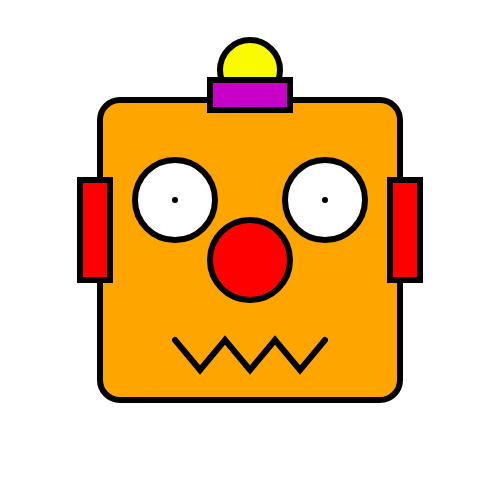
Frame 1 (no input)
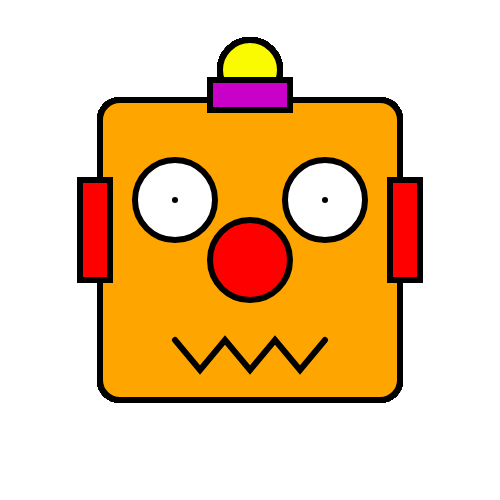
Frame 60 (no input)
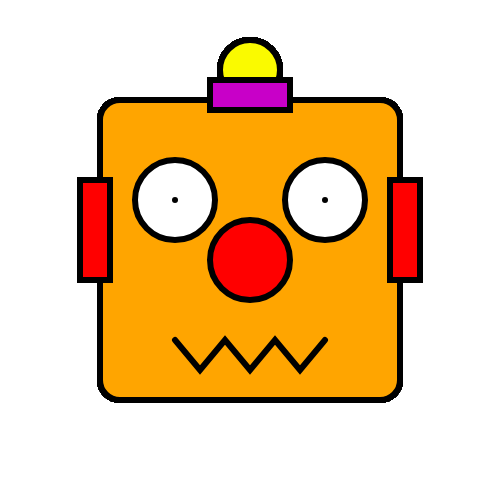
Frame 120 (the mouse pressed at the canvas centre since frame 60)

The p5.js sketch that drew these frames (run headless with seeded random() and noise() and a simulated clock; from frame 60 on, the mouse is pressed at the canvas centre):

// p5.js sketch
// ── sketch.js
function setup()
{
	//create a canvas for the robot
	createCanvas(500, 500);
}

function draw()
{
	strokeWeight(6);

	//robots head
	fill(255,165,0)
	rect(100, 100, 300, 300, 20);


	//robots antenna
	fill(250, 250, 0);
	ellipse(250, 70, 60, 60);

	fill(200, 0, 200);
	rect(210, 80, 80, 30);

	//robots eyes
	fill(255);
	ellipse(175, 200, 80, 80);
	point(175, 200);
	ellipse(325, 200, 80, 80);
	point(325, 200);


	//robots nose
	fill(255, 0, 0);
	// triangle(250, 220, 200, 300, 300, 300);
	ellipse(250,260,80,80);

	//robots ears

	rect(80, 180, 30, 100);
	rect(390, 180, 30, 100);

	//robots mouth
	noFill();
	beginShape();
	vertex(175, 340);
	vertex(200, 370);
	vertex(225, 340);
	vertex(250, 370);
	vertex(275, 340);
	vertex(300, 370);
	vertex(325, 340);
	endShape();
}
